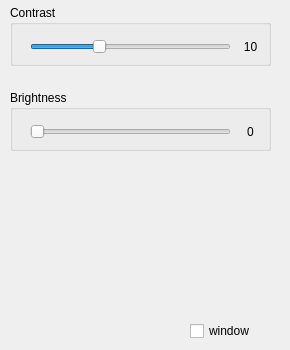
<?xml version="1.0" encoding="UTF-8"?>
<ui version="4.0">
 <class>Contrast</class>
 <widget class="QWidget" name="Contrast">
  <property name="geometry">
   <rect>
    <x>0</x>
    <y>0</y>
    <width>290</width>
    <height>350</height>
   </rect>
  </property>
  <property name="windowTitle">
   <string>Form</string>
  </property>
  <widget class="QGroupBox" name="groupBox">
   <property name="geometry">
    <rect>
     <x>10</x>
     <y>5</y>
     <width>261</width>
     <height>61</height>
    </rect>
   </property>
   <property name="title">
    <string>Contrast</string>
   </property>
   <widget class="QSlider" name="contrastSlider">
    <property name="geometry">
     <rect>
      <x>20</x>
      <y>34</y>
      <width>201</width>
      <height>16</height>
     </rect>
    </property>
    <property name="minimum">
     <number>0</number>
    </property>
    <property name="maximum">
     <number>30</number>
    </property>
    <property name="singleStep">
     <number>1</number>
    </property>
    <property name="value">
     <number>10</number>
    </property>
    <property name="sliderPosition">
     <number>10</number>
    </property>
    <property name="orientation">
     <enum>Qt::Horizontal</enum>
    </property>
   </widget>
   <widget class="QLabel" name="label">
    <property name="geometry">
     <rect>
      <x>230</x>
      <y>33</y>
      <width>21</width>
      <height>17</height>
     </rect>
    </property>
    <property name="frameShape">
     <enum>QFrame::NoFrame</enum>
    </property>
    <property name="text">
     <string>10</string>
    </property>
    <property name="alignment">
     <set>Qt::AlignCenter</set>
    </property>
   </widget>
  </widget>
  <widget class="QGroupBox" name="groupBox_2">
   <property name="geometry">
    <rect>
     <x>10</x>
     <y>90</y>
     <width>261</width>
     <height>61</height>
    </rect>
   </property>
   <property name="title">
    <string>Brightness</string>
   </property>
   <widget class="QSlider" name="brightnessSlider">
    <property name="geometry">
     <rect>
      <x>20</x>
      <y>34</y>
      <width>201</width>
      <height>16</height>
     </rect>
    </property>
    <property name="orientation">
     <enum>Qt::Horizontal</enum>
    </property>
   </widget>
   <widget class="QLabel" name="label_2">
    <property name="geometry">
     <rect>
      <x>230</x>
      <y>33</y>
      <width>21</width>
      <height>17</height>
     </rect>
    </property>
    <property name="frameShape">
     <enum>QFrame::NoFrame</enum>
    </property>
    <property name="text">
     <string>0</string>
    </property>
    <property name="alignment">
     <set>Qt::AlignCenter</set>
    </property>
   </widget>
  </widget>
  <widget class="QCheckBox" name="window">
   <property name="geometry">
    <rect>
     <x>190</x>
     <y>320</y>
     <width>81</width>
     <height>22</height>
    </rect>
   </property>
   <property name="text">
    <string>window</string>
   </property>
  </widget>
 </widget>
 <resources/>
 <connections>
  <connection>
   <sender>contrastSlider</sender>
   <signal>sliderMoved(int)</signal>
   <receiver>label</receiver>
   <slot>setNum(int)</slot>
   <hints>
    <hint type="sourcelabel">
     <x>95</x>
     <y>46</y>
    </hint>
    <hint type="destinationlabel">
     <x>88</x>
     <y>24</y>
    </hint>
   </hints>
  </connection>
  <connection>
   <sender>brightnessSlider</sender>
   <signal>sliderMoved(int)</signal>
   <receiver>label_2</receiver>
   <slot>setNum(int)</slot>
   <hints>
    <hint type="sourcelabel">
     <x>105</x>
     <y>147</y>
    </hint>
    <hint type="destinationlabel">
     <x>103</x>
     <y>125</y>
    </hint>
   </hints>
  </connection>
  <connection>
   <sender>contrastSlider</sender>
   <signal>valueChanged(int)</signal>
   <receiver>label</receiver>
   <slot>setNum(int)</slot>
   <hints>
    <hint type="sourcelabel">
     <x>64</x>
     <y>52</y>
    </hint>
    <hint type="destinationlabel">
     <x>81</x>
     <y>21</y>
    </hint>
   </hints>
  </connection>
  <connection>
   <sender>brightnessSlider</sender>
   <signal>valueChanged(int)</signal>
   <receiver>label_2</receiver>
   <slot>setNum(int)</slot>
   <hints>
    <hint type="sourcelabel">
     <x>43</x>
     <y>151</y>
    </hint>
    <hint type="destinationlabel">
     <x>101</x>
     <y>118</y>
    </hint>
   </hints>
  </connection>
 </connections>
</ui>
